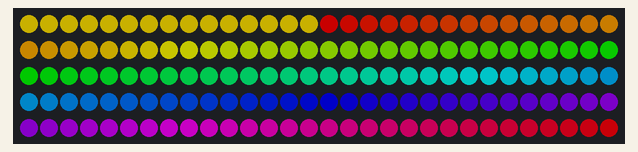
Recording of a sketch running on a simulated Arduino Uno, built with avr-gcc and run on an emulated ATmega328P. Parts: 150 RGB LEDs in strip order, left to right, continuing on the next row. Dim RGB values are drawn brighter than linear.

Above: at 0.03 s.
At 6.53 s:
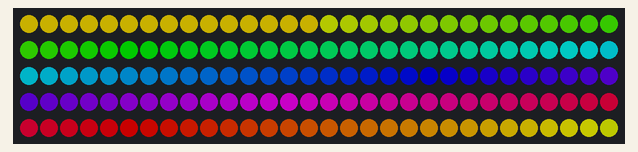
At 9.99 s:
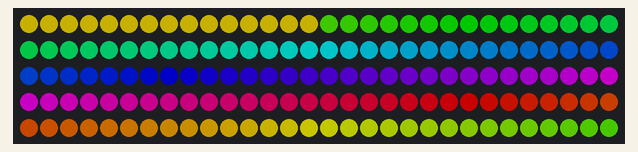
At 19.95 s:
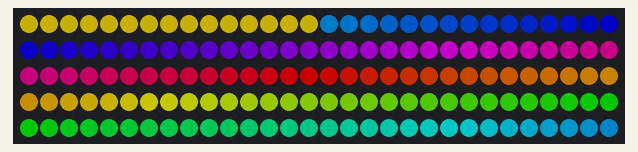
At 29.91 s:
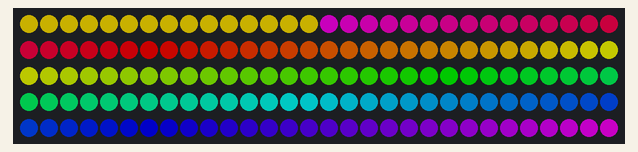
At 39.87 s:
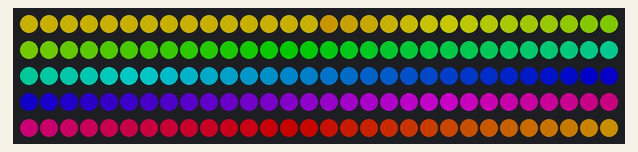

The sketch:

moving_15leds_rainbow.ino
```cpp
#include <Adafruit_NeoPixel.h>

const int STRIP_LENGTH = 150;
const int LED_STRIP_PIN = 11;
const int GROUP_LENGTH = 15;
const int FIXED_BRIGHTNESS = 100;

Adafruit_NeoPixel strip = Adafruit_NeoPixel(STRIP_LENGTH, LED_STRIP_PIN, NEO_GRB + NEO_KHZ800);

void setup() {
  strip.begin();
  strip.show();
}

void loop() {
  moveRainbowLeftToRight(FIXED_BRIGHTNESS);
  delay(50);
  moveRainbowRightToLeft(FIXED_BRIGHTNESS);
  delay(50);
}

void moveRainbowLeftToRight(uint8_t brightness) {
  static uint16_t hue = 0;

  for (int i = 0; i < strip.numPixels(); i++) {
    uint8_t sat = 255; // Full saturation
    uint8_t val = brightness;

    if (i < GROUP_LENGTH) {
      // Set color for the group to green
      strip.setPixelColor(i, strip.ColorHSV(9600, sat, val)); // 9600 represents green in HSV
    } else {
      // Set color based on HSV for the moving rainbow
      strip.setPixelColor(i, strip.ColorHSV(hue + (i - GROUP_LENGTH) * 65536 / (strip.numPixels() - GROUP_LENGTH), sat, val));
    }
  }

  strip.show();
  hue += 256; // Increase hue for the next frame
}

void moveRainbowRightToLeft(uint8_t brightness) {
  static uint16_t hue = 0;

  for (int i = 0; i < strip.numPixels(); i++) {
    uint8_t sat = 255; // Full saturation
    uint8_t val = brightness;

    if (i >= strip.numPixels() - GROUP_LENGTH) {
      // Set color for the group to green
      strip.setPixelColor(i, strip.ColorHSV(9600, sat, val)); // 9600 represents green in HSV
    } else {
      // Set color based on HSV for the moving rainbow
      strip.setPixelColor(i, strip.ColorHSV(hue + (i + GROUP_LENGTH) * 65536 / (strip.numPixels() - GROUP_LENGTH), sat, val));
    }
  }

  strip.show();
  hue += 256; // Increase hue for the next frame
}
```
